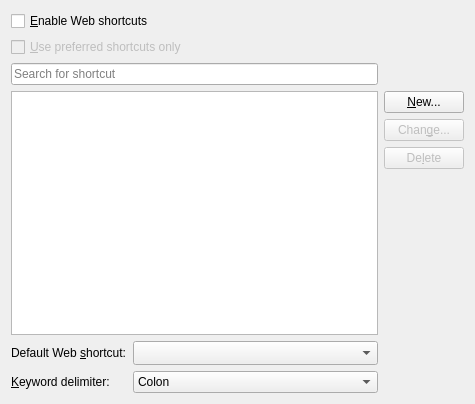
<?xml version="1.0" encoding="UTF-8"?>
<ui version="4.0">
 <class>FilterOptionsUI</class>
 <widget class="QWidget" name="FilterOptionsUI">
  <property name="geometry">
   <rect>
    <x>0</x>
    <y>0</y>
    <width>475</width>
    <height>404</height>
   </rect>
  </property>
  <layout class="QGridLayout" name="gridLayout">
   <item row="0" column="0">
    <widget class="QCheckBox" name="cbEnableShortcuts">
     <property name="toolTip">
      <string>&lt;html&gt;&lt;head/&gt;&lt;body&gt;&lt;p&gt;Enable or disable web shortcuts. &lt;/p&gt;&lt;p&gt;Web shortcuts allow you to quickly access or search for information located online or on your hard drive. &lt;/p&gt;&lt;p&gt;KDE comes with many predefined Web shortcuts. One such Web shortcut is the Google (TM) search shortcut. To use it, you simply type the keyword 'gg' followed by the keyword delimiter and the search term, e.g. &lt;span style=&quot; font-weight:600;&quot;&gt;gg:KDE&lt;/span&gt;.&lt;/p&gt;&lt;/body&gt;&lt;/html&gt;</string>
     </property>
     <property name="text">
      <string>&amp;Enable Web shortcuts</string>
     </property>
    </widget>
   </item>
   <item row="1" column="0">
    <widget class="QCheckBox" name="cbUseSelectedShortcutsOnly">
     <property name="enabled">
      <bool>false</bool>
     </property>
     <property name="text">
      <string>&amp;Use preferred shortcuts only</string>
     </property>
    </widget>
   </item>
   <item row="2" column="0">
    <widget class="KLineEdit" name="searchLineEdit">
     <property name="placeholderText">
      <string>Search for shortcut</string>
     </property>
     <property name="showClearButton" stdset="0">
      <bool>true</bool>
     </property>
    </widget>
   </item>
   <item row="3" column="0">
    <widget class="QTreeView" name="lvSearchProviders">
     <property name="rootIsDecorated">
      <bool>false</bool>
     </property>
     <property name="uniformRowHeights">
      <bool>true</bool>
     </property>
     <property name="itemsExpandable">
      <bool>false</bool>
     </property>
     <property name="sortingEnabled">
      <bool>true</bool>
     </property>
     <property name="allColumnsShowFocus">
      <bool>true</bool>
     </property>
     <property name="headerHidden">
      <bool>false</bool>
     </property>
    </widget>
   </item>
   <item row="3" column="1">
    <layout class="QVBoxLayout" name="verticalLayout">
     <item>
      <widget class="QPushButton" name="pbNew">
       <property name="toolTip">
        <string>Add a new Web shortcut</string>
       </property>
       <property name="text">
        <string>&amp;New...</string>
       </property>
      </widget>
     </item>
     <item>
      <widget class="QPushButton" name="pbChange">
       <property name="enabled">
        <bool>false</bool>
       </property>
       <property name="toolTip">
        <string>Modify the highlighted Web shortcut</string>
       </property>
       <property name="text">
        <string>Chan&amp;ge...</string>
       </property>
      </widget>
     </item>
     <item>
      <widget class="QPushButton" name="pbDelete">
       <property name="enabled">
        <bool>false</bool>
       </property>
       <property name="toolTip">
        <string>Delete the highlighted Web shortcut</string>
       </property>
       <property name="text">
        <string>De&amp;lete</string>
       </property>
      </widget>
     </item>
     <item>
      <spacer name="verticalSpacer">
       <property name="orientation">
        <enum>Qt::Vertical</enum>
       </property>
       <property name="sizeHint" stdset="0">
        <size>
         <width>20</width>
         <height>158</height>
        </size>
       </property>
      </spacer>
     </item>
    </layout>
   </item>
   <item row="4" column="0">
    <layout class="QFormLayout" name="formLayout">
     <property name="fieldGrowthPolicy">
      <enum>QFormLayout::AllNonFixedFieldsGrow</enum>
     </property>
     <item row="0" column="0">
      <widget class="QLabel" name="lbDefaultEngine">
       <property name="enabled">
        <bool>true</bool>
       </property>
       <property name="sizePolicy">
        <sizepolicy hsizetype="Fixed" vsizetype="Preferred">
         <horstretch>0</horstretch>
         <verstretch>0</verstretch>
        </sizepolicy>
       </property>
       <property name="whatsThis">
        <string>&lt;qt&gt;
Select the search engine to use for input boxes that provide automatic lookup services when you type in normal words and phrases instead of a URL. To disable this feature select &lt;b&gt;None&lt;/b&gt; from the list.
&lt;/qt&gt;</string>
       </property>
       <property name="text">
        <string>Default Web &amp;shortcut:</string>
       </property>
       <property name="wordWrap">
        <bool>false</bool>
       </property>
       <property name="buddy">
        <cstring>cmbDefaultEngine</cstring>
       </property>
      </widget>
     </item>
     <item row="0" column="1">
      <widget class="KComboBox" name="cmbDefaultEngine">
       <property name="sizePolicy">
        <sizepolicy hsizetype="Preferred" vsizetype="Fixed">
         <horstretch>0</horstretch>
         <verstretch>0</verstretch>
        </sizepolicy>
       </property>
       <property name="minimumSize">
        <size>
         <width>67</width>
         <height>0</height>
        </size>
       </property>
       <property name="whatsThis">
        <string>&lt;html&gt;&lt;head/&gt;&lt;body&gt;&lt;p&gt;Select a default web shortcut. &lt;/p&gt;&lt;p&gt;This allows applications to automatically convert the typed word or phrase to web shortcut queries when they cannot be filtered into a proper URL. &lt;/p&gt;&lt;p&gt;To disable this functionality select &lt;span style=&quot; font-weight:600;&quot;&gt;None&lt;/span&gt; from the list. &lt;/p&gt;&lt;/body&gt;&lt;/html&gt;</string>
       </property>
       <property name="sizeAdjustPolicy">
        <enum>QComboBox::AdjustToMinimumContentsLengthWithIcon</enum>
       </property>
      </widget>
     </item>
     <item row="1" column="0">
      <widget class="QLabel" name="lbDelimiter">
       <property name="sizePolicy">
        <sizepolicy hsizetype="Fixed" vsizetype="Preferred">
         <horstretch>0</horstretch>
         <verstretch>0</verstretch>
        </sizepolicy>
       </property>
       <property name="whatsThis">
        <string>Choose the delimiter that separates the keyword from the phrase or word to be searched.</string>
       </property>
       <property name="text">
        <string>&amp;Keyword delimiter:</string>
       </property>
       <property name="wordWrap">
        <bool>false</bool>
       </property>
       <property name="buddy">
        <cstring>cmbDelimiter</cstring>
       </property>
      </widget>
     </item>
     <item row="1" column="1">
      <widget class="KComboBox" name="cmbDelimiter">
       <property name="sizePolicy">
        <sizepolicy hsizetype="Preferred" vsizetype="Fixed">
         <horstretch>0</horstretch>
         <verstretch>0</verstretch>
        </sizepolicy>
       </property>
       <property name="toolTip">
        <string>Choose a delimiter to mark the Web shortcut keyword.</string>
       </property>
       <item>
        <property name="text">
         <string comment="Colon as keyword delimiter">Colon</string>
        </property>
       </item>
       <item>
        <property name="text">
         <string comment="Space as keyword delimiter">Space</string>
        </property>
       </item>
      </widget>
     </item>
    </layout>
   </item>
  </layout>
 </widget>
 <customwidgets>
  <customwidget>
   <class>KComboBox</class>
   <extends>QComboBox</extends>
   <header>kcombobox.h</header>
  </customwidget>
  <customwidget>
   <class>KLineEdit</class>
   <extends>QLineEdit</extends>
   <header>klineedit.h</header>
  </customwidget>
 </customwidgets>
 <resources/>
 <connections>
  <connection>
   <sender>cbEnableShortcuts</sender>
   <signal>toggled(bool)</signal>
   <receiver>cbUseSelectedShortcutsOnly</receiver>
   <slot>setEnabled(bool)</slot>
   <hints>
    <hint type="sourcelabel">
     <x>119</x>
     <y>10</y>
    </hint>
    <hint type="destinationlabel">
     <x>187</x>
     <y>34</y>
    </hint>
   </hints>
  </connection>
  <connection>
   <sender>cbEnableShortcuts</sender>
   <signal>toggled(bool)</signal>
   <receiver>lvSearchProviders</receiver>
   <slot>setEnabled(bool)</slot>
   <hints>
    <hint type="sourcelabel">
     <x>15</x>
     <y>13</y>
    </hint>
    <hint type="destinationlabel">
     <x>23</x>
     <y>77</y>
    </hint>
   </hints>
  </connection>
  <connection>
   <sender>cbEnableShortcuts</sender>
   <signal>toggled(bool)</signal>
   <receiver>pbNew</receiver>
   <slot>setEnabled(bool)</slot>
   <hints>
    <hint type="sourcelabel">
     <x>221</x>
     <y>13</y>
    </hint>
    <hint type="destinationlabel">
     <x>425</x>
     <y>58</y>
    </hint>
   </hints>
  </connection>
 </connections>
</ui>
